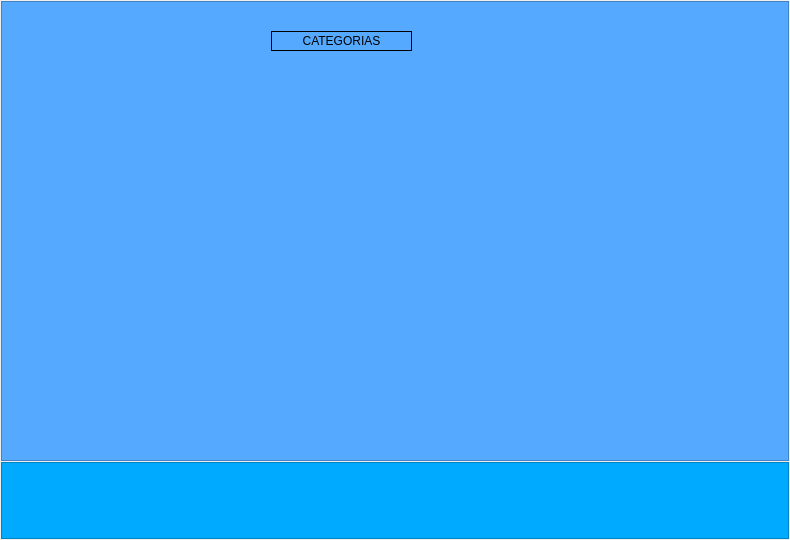
             <widget class="QWidget" name="page_ark_categories">
              <property name="minimumSize">
               <size>
                <width>790</width>
                <height>540</height>
               </size>
              </property>
              <layout class="QVBoxLayout" name="verticalLayout_18" stretch="6,1">
               <property name="spacing">
                <number>1</number>
               </property>
               <property name="leftMargin">
                <number>1</number>
               </property>
               <property name="topMargin">
                <number>1</number>
               </property>
               <property name="rightMargin">
                <number>1</number>
               </property>
               <property name="bottomMargin">
                <number>1</number>
               </property>
               <item>
                <widget class="QFrame" name="frame_form_categories">
                 <property name="styleSheet">
                  <string notr="true">/* Estilo del marco */
QFrame {
    background-color: rgb(85, 170, 255);
   
}
</string>
                 </property>
                 <property name="frameShape">
                  <enum>QFrame::Shape::StyledPanel</enum>
                 </property>
                 <property name="frameShadow">
                  <enum>QFrame::Shadow::Raised</enum>
                 </property>
                 <widget class="QLabel" name="label_titel_categories">
                  <property name="geometry">
                   <rect>
                    <x>270</x>
                    <y>30</y>
                    <width>141</width>
                    <height>20</height>
                   </rect>
                  </property>
                  <property name="frameShape">
                   <enum>QFrame::Shape::Box</enum>
                  </property>
                  <property name="frameShadow">
                   <enum>QFrame::Shadow::Plain</enum>
                  </property>
                  <property name="text">
                   <string>CATEGORIAS</string>
                  </property>
                  <property name="alignment">
                   <set>Qt::AlignmentFlag::AlignCenter</set>
                  </property>
                 </widget>
                </widget>
               </item>
               <item>
                <widget class="QFrame" name="frame_actbar_categories">
                 <property name="styleSheet">
                  <string notr="true">/* Estilo del marco */
QFrame {
    background-color:  rgb(0, 170, 255);
   
}
</string>
                 </property>
                 <property name="frameShape">
                  <enum>QFrame::Shape::StyledPanel</enum>
                 </property>
                 <property name="frameShadow">
                  <enum>QFrame::Shadow::Raised</enum>
                 </property>
                </widget>
               </item>
              </layout>
             </widget>
